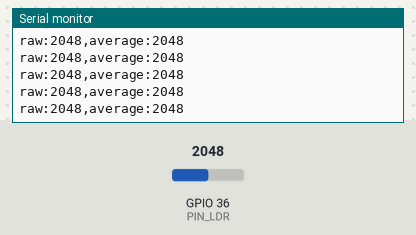
The sketch below on a simulated ESP32. On the bench: the last lines printed to the serial monitor. Inputs (shaded band) come from the test bench; at power-on: GPIO 36 (PIN_LDR) = 2048. Random numbers use the default seed unless the sketch sets one.

Above: at 1.2 s.
1.3 s: GPIO 36 (PIN_LDR) set to 2866
At 1.32 s:
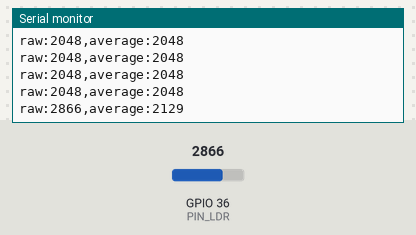
2.8 s: GPIO 36 (PIN_LDR) set to 3603
At 2.83 s:
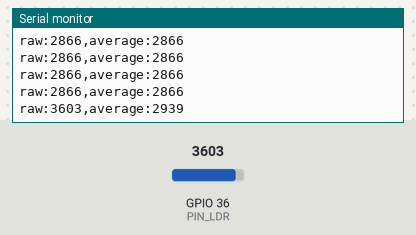
Timing chart, 0 to 5.8 s (numbered marks = the images above; inputs shaded):
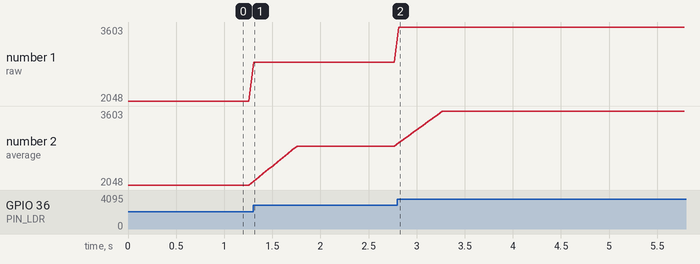

The sketch:

module06_noise_plotter.ino
```cpp
// Module 6 - Practice 2: noise, the moving average, and the Serial Plotter
// Reads the LDR 20 times per second, then sends two lines to the Serial Plotter:
// "raw" (as it is) and "average" (the average of the last 10 readings).
// Wokwi has no noise: change ARTIFICIAL_NOISE to 150 so you can see the effect.

const int PIN_LDR = 36;          // VP: LDR (canonical pin map)
const int SAMPLE_COUNT = 10;     // how many of the latest readings are averaged
const int ARTIFICIAL_NOISE = 0;  // 0 for the real board; 150 to try it in Wokwi

int history[SAMPLE_COUNT];  // 10 drawers holding the latest readings
int position = 0;           // number of the drawer to overwrite next
long sum = 0;               // the sum of what's in all the drawers

void setup() {
  Serial.begin(115200);
  // Fill every drawer with the first reading so the average doesn't start at 0.
  int start = analogRead(PIN_LDR);
  for (int i = 0; i < SAMPLE_COUNT; i++) {
    history[i] = start;
    sum += start;
  }
}

void loop() {
  int raw = analogRead(PIN_LDR) + random(-ARTIFICIAL_NOISE, ARTIFICIAL_NOISE + 1);

  sum -= history[position];                  // take the oldest reading out of the sum,
  history[position] = raw;                   // overwrite its drawer with the new reading,
  sum += raw;                                // then add the new reading to the sum
  position = (position + 1) % SAMPLE_COUNT;  // next drawer; after drawer 9, back to 0
  int average = sum / SAMPLE_COUNT;

  // Serial Plotter format: name:value, separated by commas. Don't print any other text in this sketch.
  Serial.print("raw:");
  Serial.print(raw);
  Serial.print(",average:");
  Serial.println(average);
  delay(50);  // 20 readings per second
}
```

Measured:
- after the input at 1.3 s, the serial monitor: prints a new line at once (image 1)
- after the input at 2.8 s, the serial monitor: prints a new line at once (image 2)
- plotted number 1: 2048 → 2866 after the input at 1.3 s, 2866 → 3603 after the input at 2.8 s
- plotted number 2: 2048 → 2866 after the input at 1.3 s, 2866 → 3603 after the input at 2.8 s
